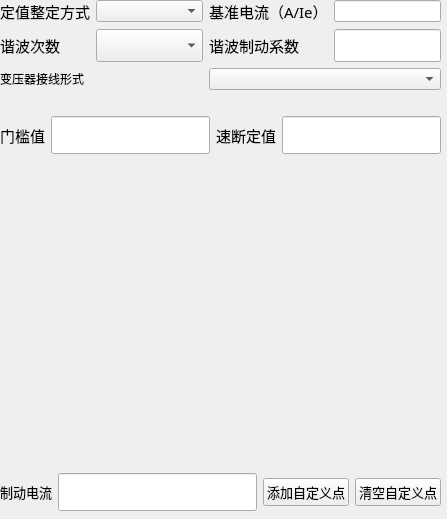
<?xml version="1.0" encoding="UTF-8"?>
<ui version="4.0">
 <class>QCharEditRadioHarmWidget</class>
 <widget class="QWidget" name="QCharEditRadioHarmWidget">
  <property name="geometry">
   <rect>
    <x>0</x>
    <y>0</y>
    <width>447</width>
    <height>519</height>
   </rect>
  </property>
  <property name="windowTitle">
   <string>QCharEditRadioHarmWidget</string>
  </property>
  <widget class="QWidget" name="layoutWidget">
   <property name="geometry">
    <rect>
     <x>0</x>
     <y>0</y>
     <width>441</width>
     <height>511</height>
    </rect>
   </property>
   <layout class="QVBoxLayout" name="m_mainVerticalLayout">
    <item>
     <layout class="QGridLayout" name="gridLayout_4">
      <item row="0" column="1">
       <widget class="QDataTypeComboBox" name="m_cbSettingMinAxis"/>
      </item>
      <item row="2" column="3">
       <widget class="QSttLineEdit" name="m_editHarmCoef">
        <property name="font">
         <font>
          <pointsize>16</pointsize>
         </font>
        </property>
       </widget>
      </item>
      <item row="0" column="2">
       <widget class="QLabel" name="m_lbInSet">
        <property name="font">
         <font>
          <family>Agency FB</family>
          <pointsize>11</pointsize>
          <weight>50</weight>
          <italic>false</italic>
          <bold>false</bold>
         </font>
        </property>
        <property name="styleSheet">
         <string notr="true"/>
        </property>
        <property name="text">
         <string>基准电流（A/Ie）</string>
        </property>
       </widget>
      </item>
      <item row="0" column="3">
       <widget class="QSttLineEdit" name="m_editInSet"/>
      </item>
      <item row="2" column="0">
       <widget class="QLabel" name="m_lbHarmIndex">
        <property name="font">
         <font>
          <family>Agency FB</family>
          <pointsize>11</pointsize>
          <weight>50</weight>
          <italic>false</italic>
          <bold>false</bold>
         </font>
        </property>
        <property name="styleSheet">
         <string notr="true"/>
        </property>
        <property name="text">
         <string>谐波次数</string>
        </property>
        <property name="alignment">
         <set>Qt::AlignLeading|Qt::AlignLeft|Qt::AlignVCenter</set>
        </property>
       </widget>
      </item>
      <item row="2" column="1">
       <widget class="QDataTypeComboBox" name="m_cbHarmIndex">
        <property name="font">
         <font>
          <pointsize>16</pointsize>
         </font>
        </property>
       </widget>
      </item>
      <item row="2" column="2">
       <widget class="QLabel" name="m_lbHarmCoef">
        <property name="font">
         <font>
          <family>Agency FB</family>
          <pointsize>11</pointsize>
          <weight>50</weight>
          <italic>false</italic>
          <bold>false</bold>
         </font>
        </property>
        <property name="styleSheet">
         <string notr="true"/>
        </property>
        <property name="text">
         <string>谐波制动系数</string>
        </property>
        <property name="alignment">
         <set>Qt::AlignLeading|Qt::AlignLeft|Qt::AlignVCenter</set>
        </property>
       </widget>
      </item>
      <item row="0" column="0">
       <widget class="QLabel" name="m_lbSettingMinAxis">
        <property name="font">
         <font>
          <family>Agency FB</family>
          <pointsize>11</pointsize>
          <weight>50</weight>
          <italic>false</italic>
          <bold>false</bold>
         </font>
        </property>
        <property name="styleSheet">
         <string notr="true"/>
        </property>
        <property name="text">
         <string>定值整定方式</string>
        </property>
       </widget>
      </item>
      <item row="3" column="2" colspan="2">
       <widget class="QDataTypeComboBox" name="m_cmb_TranSort">
        <property name="styleSheet">
         <string notr="true"/>
        </property>
       </widget>
      </item>
      <item row="3" column="0" colspan="2">
       <widget class="QLabel" name="m_lbTranSort">
        <property name="styleSheet">
         <string notr="true"/>
        </property>
        <property name="text">
         <string>变压器接线形式</string>
        </property>
       </widget>
      </item>
      <item row="4" column="0" colspan="4">
       <widget class="QLabel" name="m_label_Func">
        <property name="frameShape">
         <enum>QFrame::NoFrame</enum>
        </property>
        <property name="frameShadow">
         <enum>QFrame::Plain</enum>
        </property>
        <property name="text">
         <string/>
        </property>
       </widget>
      </item>
     </layout>
    </item>
    <item>
     <layout class="QHBoxLayout" name="horizontalLayout_2">
      <item>
       <widget class="QLabel" name="m_lblTitleStart">
        <property name="font">
         <font>
          <family>Agency FB</family>
          <pointsize>11</pointsize>
          <weight>50</weight>
          <italic>false</italic>
          <bold>false</bold>
         </font>
        </property>
        <property name="styleSheet">
         <string notr="true"/>
        </property>
        <property name="text">
         <string>门槛值</string>
        </property>
       </widget>
      </item>
      <item>
       <widget class="QSttLineEdit" name="m_edtSet_Istart">
        <property name="font">
         <font>
          <family>Agency FB</family>
          <pointsize>16</pointsize>
         </font>
        </property>
       </widget>
      </item>
      <item>
       <widget class="QLabel" name="m_lblTitleLineSd">
        <property name="font">
         <font>
          <family>Agency FB</family>
          <pointsize>11</pointsize>
          <weight>50</weight>
          <italic>false</italic>
          <bold>false</bold>
         </font>
        </property>
        <property name="styleSheet">
         <string notr="true"/>
        </property>
        <property name="text">
         <string>速断定值</string>
        </property>
       </widget>
      </item>
      <item>
       <widget class="QSttLineEdit" name="m_edtSet_Isd">
        <property name="font">
         <font>
          <family>Agency FB</family>
          <pointsize>16</pointsize>
         </font>
        </property>
       </widget>
      </item>
     </layout>
    </item>
    <item>
     <spacer name="verticalSpacer">
      <property name="orientation">
       <enum>Qt::Vertical</enum>
      </property>
      <property name="sizeHint" stdset="0">
       <size>
        <width>20</width>
        <height>40</height>
       </size>
      </property>
     </spacer>
    </item>
    <item>
     <layout class="QVBoxLayout" name="verticalLayout"/>
    </item>
    <item>
     <spacer name="verticalSpacer_2">
      <property name="orientation">
       <enum>Qt::Vertical</enum>
      </property>
      <property name="sizeHint" stdset="0">
       <size>
        <width>20</width>
        <height>40</height>
       </size>
      </property>
     </spacer>
    </item>
    <item>
     <layout class="QHBoxLayout" name="horizontalLayout">
      <item>
       <widget class="QLabel" name="m_lbIdValue">
        <property name="font">
         <font>
          <family>HP Simplified Hans Light</family>
          <pointsize>10</pointsize>
          <weight>50</weight>
          <italic>false</italic>
          <bold>false</bold>
         </font>
        </property>
        <property name="styleSheet">
         <string notr="true"/>
        </property>
        <property name="text">
         <string>制动电流</string>
        </property>
       </widget>
      </item>
      <item>
       <widget class="QSttLineEdit" name="m_editSet_IdValue">
        <property name="enabled">
         <bool>true</bool>
        </property>
        <property name="font">
         <font>
          <family>Agency FB</family>
          <pointsize>16</pointsize>
         </font>
        </property>
        <property name="mouseTracking">
         <bool>true</bool>
        </property>
        <property name="acceptDrops">
         <bool>true</bool>
        </property>
       </widget>
      </item>
      <item>
       <widget class="QPushButton" name="m_btnUserAdd">
        <property name="font">
         <font>
          <family>HP Simplified Hans Light</family>
          <pointsize>10</pointsize>
          <weight>50</weight>
          <italic>false</italic>
          <bold>false</bold>
         </font>
        </property>
        <property name="mouseTracking">
         <bool>true</bool>
        </property>
        <property name="acceptDrops">
         <bool>true</bool>
        </property>
        <property name="styleSheet">
         <string notr="true"/>
        </property>
        <property name="text">
         <string>添加自定义点</string>
        </property>
       </widget>
      </item>
      <item>
       <widget class="QPushButton" name="m_btnUserClear">
        <property name="font">
         <font>
          <family>HP Simplified Hans Light</family>
          <pointsize>10</pointsize>
          <weight>50</weight>
          <italic>false</italic>
          <bold>false</bold>
         </font>
        </property>
        <property name="styleSheet">
         <string notr="true"/>
        </property>
        <property name="text">
         <string>清空自定义点</string>
        </property>
       </widget>
      </item>
     </layout>
    </item>
   </layout>
  </widget>
 </widget>
 <customwidgets>
  <customwidget>
   <class>QSttLineEdit</class>
   <extends>QLineEdit</extends>
   <header location="global">../Module/UI/Controls/SttLineEdit.h</header>
  </customwidget>
  <customwidget>
   <class>QDataTypeComboBox</class>
   <extends>QComboBox</extends>
   <header>../Module/UI/Module/CommonCtrl_QT/QDataTypeComboBox.h</header>
  </customwidget>
 </customwidgets>
 <resources/>
 <connections/>
</ui>
